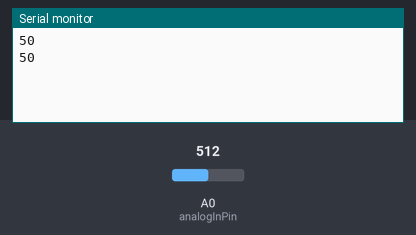
This sketch was run on a simulated Arduino Uno, built with avr-gcc and run on an emulated ATmega328P. Parts: the last lines printed to the serial monitor. The test bench sets the inputs (shaded band); at power-on: A0 (analogInPin) = 512.

Above: at 1.8 s.
1.9 s: A0 (analogInPin) set to 490
At 2.4 s:
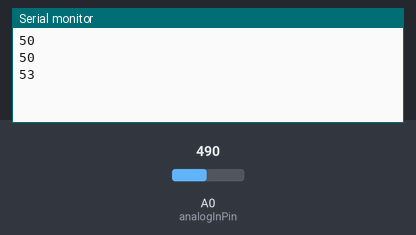
3.4 s: A0 (analogInPin) set to 510
At 4.8 s:
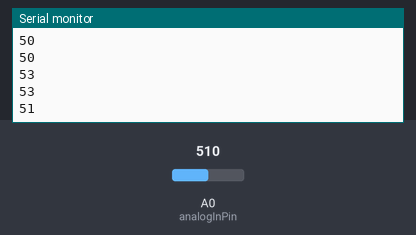
Timing chart, 0 to 6.4 s (numbered marks = the images above; inputs shaded):
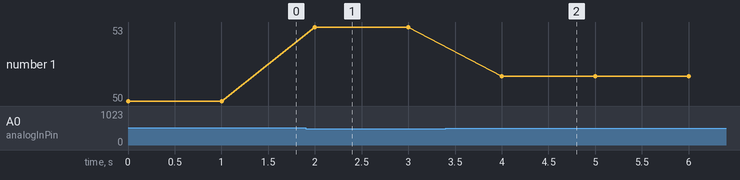

The sketch:

photoregister.ino
```cpp
/***********************************************************
  光センサを用いて周囲の暗さに合わせてLEDを光らせるプログラム

  ・少し暗い場合は赤色
  ・暗い場合は白色

  接続方法
  - A0:  Analog In A0
  - VCC: 5V
  - GND: GND
************************************************************/

/* マクロ(変数) */
#define analogInPin A0 // センサの値を受け取るアナログピン番号
#define digitWhite 6   // 白のLEDのデジタルピン番号
#define digitRed 7     // 赤のLEDのデジタルピン番号

/* 最初に1度だけ実行される関数 */
void setup()
{
  Serial.begin(9600); // 9600はシリアル通信のポート番号
}

/* 繰り返し実行される関数 */
void loop()
{
  unsigned int sensorValue = analogRead(analogInPin); // センサーから入力された値を取得

  displaySensorPercent(sensorValue);
  blinkLedBySensor(sensorValue);

  delay(1000); // 1秒遅らせる
}

/* センサーから受け取った値をパーセンテージに変換して表示 */
void displaySensorPercent(int sensorValue)
{
  int percentValue = 100 - map(sensorValue, 0, 1023, 0, 100);
  Serial.println(percentValue);
}

/*
    センサーからの値によってLEDを光らせる
    明るい   -> 全てのLEDが消灯
    少し暗い -> 赤のLEDのみが点灯
    暗い     -> 白のLEDのみが点灯
*/
void blinkLedBySensor(int sensorValue)
{
  if (sensorValue > 500)
  {
    // 暗い場合
    digitalWrite(digitRed, LOW);
    digitalWrite(digitWhite, HIGH);
  }
  else if (sensorValue > 400)
  {
    // 少し暗い場合
    digitalWrite(digitRed, HIGH);
    digitalWrite(digitWhite, LOW);
  }
  else
  {
    // 明るい場合
    digitalWrite(digitRed, LOW);
    digitalWrite(digitWhite, LOW);
  }
}
```

Measured:
- after the input at 1.9 s, the serial monitor: prints a new line after 0.10 s (image 1)
- after the input at 3.4 s, the serial monitor: prints a new line after 0.60 s (image 2)
- plotted number 1: 50 → 53 after the input at 1.9 s, 53 → 51 after the input at 3.4 s
